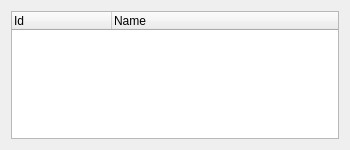
<?xml version="1.0" encoding="UTF-8"?>
<ui version="4.0">
 <class>SkeletonJointListWidget</class>
 <widget class="QFrame" name="SkeletonJointListWidget">
  <property name="geometry">
   <rect>
    <x>0</x>
    <y>0</y>
    <width>350</width>
    <height>150</height>
   </rect>
  </property>
  <property name="sizePolicy">
   <sizepolicy hsizetype="Preferred" vsizetype="Preferred">
    <horstretch>0</horstretch>
    <verstretch>0</verstretch>
   </sizepolicy>
  </property>
  <property name="minimumSize">
   <size>
    <width>0</width>
    <height>150</height>
   </size>
  </property>
  <property name="windowTitle">
   <string>Frame</string>
  </property>
  <layout class="QVBoxLayout" name="verticalLayout_2">
   <item>
    <widget class="QTreeWidget" name="skeletonJointListTreeWidget">
     <property name="sizePolicy">
      <sizepolicy hsizetype="Preferred" vsizetype="Preferred">
       <horstretch>0</horstretch>
       <verstretch>0</verstretch>
      </sizepolicy>
     </property>
     <property name="selectionMode">
      <enum>QAbstractItemView::ExtendedSelection</enum>
     </property>
     <attribute name="headerHighlightSections">
      <bool>true</bool>
     </attribute>
     <column>
      <property name="text">
       <string>Id</string>
      </property>
     </column>
     <column>
      <property name="text">
       <string>Name</string>
      </property>
     </column>
    </widget>
   </item>
  </layout>
 </widget>
 <resources/>
 <connections/>
</ui>
